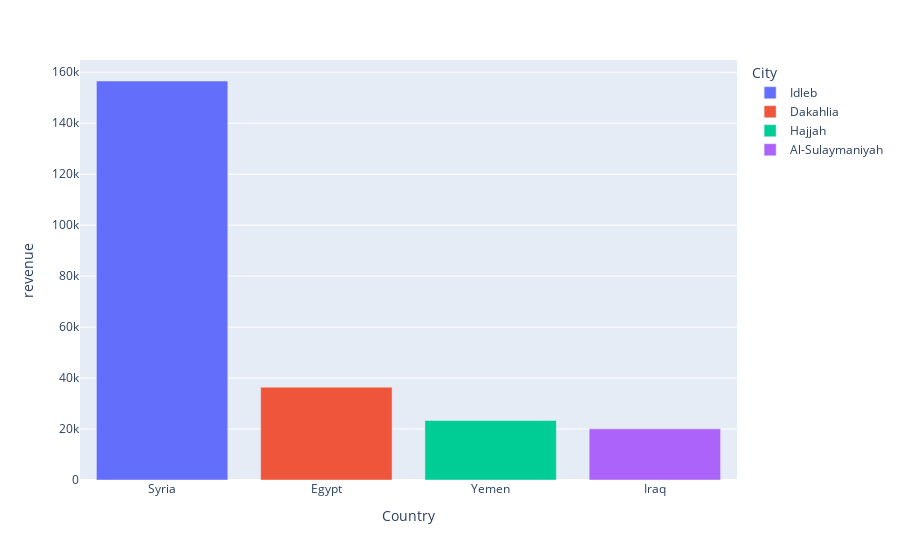

Source (notebook cell):
### Code cell
(sales
.groupby(['Country','City'],as_index=False)
.agg(revenue=('Price','sum'))
.sort_values('revenue',ascending=False)
.groupby(['Country']).apply(lambda x: x.nlargest(1,'revenue')).reset_index(drop=True)
.sort_values('revenue',ascending=False)
.plot(x='Country',y='revenue',color='City',kind='bar')
)

### Figure 1 — Plotly figure (JSON) as saved in the notebook; plotly's stock layout.template omitted (floating-point values rounded to 4 significant figures)
{"data": [{"alignmentgroup": "True", "hovertemplate": "City=Idleb<br>Country=%{x}<br>revenue=%{y}<extra></extra>", "legendgroup": "Idleb", "marker": {"color": "#636efa", "pattern": {"shape": ""}}, "name": "Idleb", "offsetgroup": "Idleb", "orientation": "v", "showlegend": true, "textposition": "auto", "type": "bar", "x": ["Syria"], "xaxis": "x", "y": [156573], "yaxis": "y"}, {"alignmentgroup": "True", "hovertemplate": "City=Dakahlia<br>Country=%{x}<br>revenue=%{y}<extra></extra>", "legendgroup": "Dakahlia", "marker": {"color": "#EF553B", "pattern": {"shape": ""}}, "name": "Dakahlia", "offsetgroup": "Dakahlia", "orientation": "v", "showlegend": true, "textposition": "auto", "type": "bar", "x": ["Egypt"], "xaxis": "x", "y": [36423], "yaxis": "y"}, {"alignmentgroup": "True", "hovertemplate": "City=Hajjah<br>Country=%{x}<br>revenue=%{y}<extra></extra>", "legendgroup": "Hajjah", "marker": {"color": "#00cc96", "pattern": {"shape": ""}}, "name": "Hajjah", "offsetgroup": "Hajjah", "orientation": "v", "showlegend": true, "textposition": "auto", "type": "bar", "x": ["Yemen"], "xaxis": "x", "y": [23344], "yaxis": "y"}, {"alignmentgroup": "True", "hovertemplate": "City=Al-Sulaymaniyah<br>Country=%{x}<br>revenue=%{y}<extra></extra>", "legendgroup": "Al-Sulaymaniyah", "marker": {"color": "#ab63fa", "pattern": {"shape": ""}}, "name": "Al-Sulaymaniyah", "offsetgroup": "Al-Sulaymaniyah", "orientation": "v", "showlegend": true, "textposition": "auto", "type": "bar", "x": ["Iraq"], "xaxis": "x", "y": [20086], "yaxis": "y"}], "layout": {"barmode": "relative", "legend": {"title": {"text": "City"}, "tracegroupgap": 0}, "margin": {"t": 60}, "xaxis": {"anchor": "y", "domain": [0, 1], "title": {"text": "Country"}}, "yaxis": {"anchor": "x", "domain": [0, 1], "title": {"text": "revenue"}}}}
